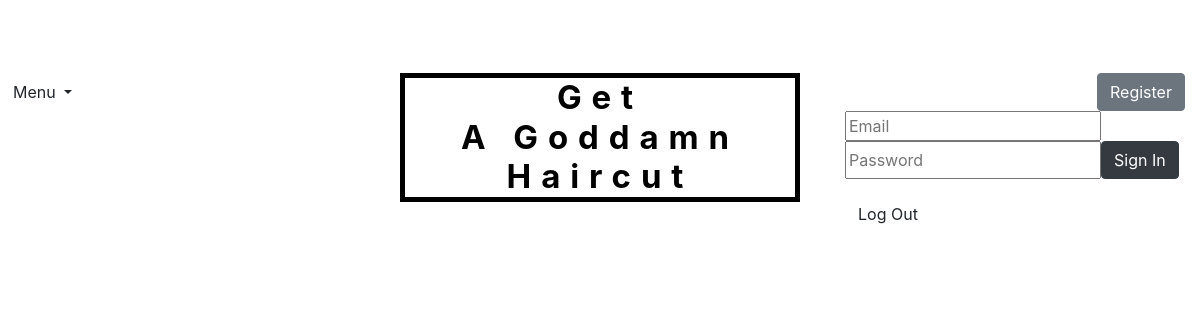
Before: /barbershops/ with the older database file.
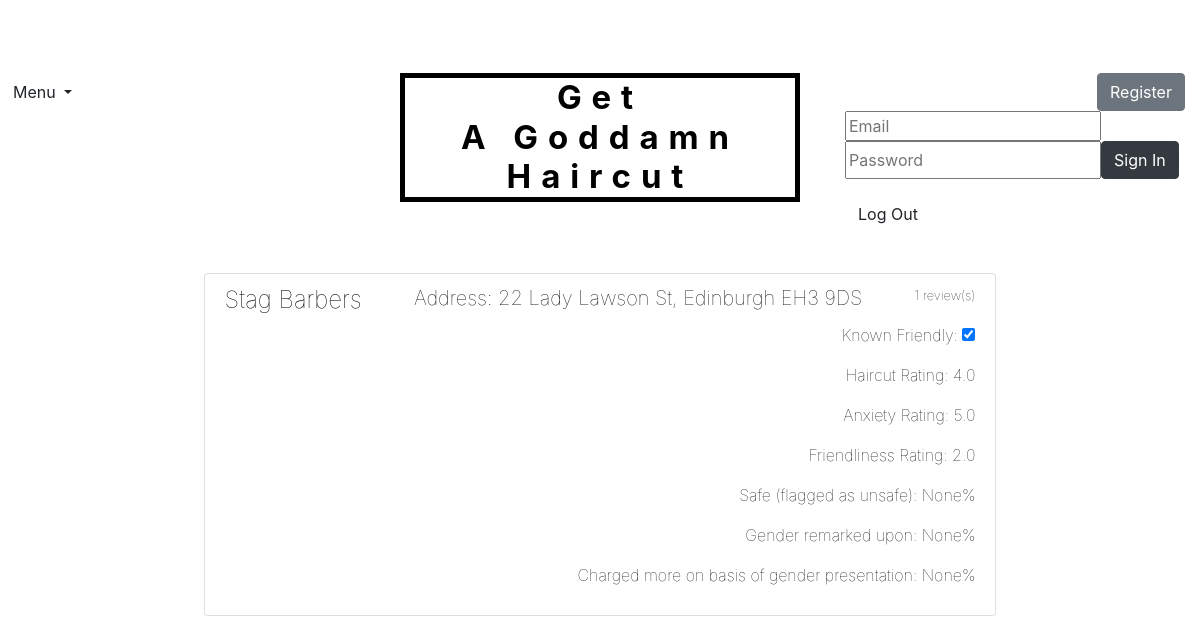
After: the same page with the newer database file.
### tables this page shows
CREATE TABLE "Barbershop" (
	"placeID"	TEXT NOT NULL UNIQUE,
	"name"	TEXT NOT NULL,
	"address"	TEXT NOT NULL UNIQUE,
	"type_id"	INTEGER,
	"known_friendly"	INTEGER,
	"inclusive_haircuts"	INTEGER,
	"strands_for_trans"	INTEGER,
	PRIMARY KEY("placeID")
);

### run.py (the view)
@app.route('/barbershops/')
def barbershops():
    barbershops = query_db(
        " SELECT b.placeid, b.NAME, b.address, b.known_friendly, Avg(r.haircut_rating) AS haircut_rating_average, Avg(r.anxiety_rating) AS anxiety_rating_average, Avg(r.friendliness_rating) AS friendliness_rating_average, (AVG(r.unsafe)*100) AS unsafe_average, (AVG(r.gender_remarks)*100) AS gender_remarks_average, (AVG(r.gender_charged)*100) AS gender_charged_average, Count(*) AS review_count FROM barbershop AS b INNER JOIN review AS r ON r.barbershop_id = b.placeid GROUP BY b.placeid ORDER BY unsafe_average ASC")
    return render_template('barbershops.html', barbershops=barbershops)

### run.py (called while the page is built)
def query_db(query, args=(), one=False):
    cur = get_db().execute(query, args)
    rv = cur.fetchall()
    cur.close()
    return (rv[0] if rv else None) if one else rv

def get_db():
    db = getattr(g, 'db', None)
    if db is None:
        db = sql.connect(db_location)
        g.db = db
        db.row_factory = sql.Row
    return db

@app.teardown_appcontext
def close_db_connection(exception):
    db = getattr(g, 'db', None)
    if db is not None:
        db.close()

### templates/barbershops.html (shortened to what this page needs)
﻿{% extends 'base.html' %}
{% block content %}
    <div class="list-group">
        {% for barbershop in barbershops %}
            <a href="#" class="list-group-item list-group-item-action flex-column align-items-start">
                <div class="d-flex w-100 justify-content-between">
                    <h4 class="reviewList">{{ barbershop['name'] }}</h4>
                    <h5 class="reviewList text">
                        Address: {{ barbershop['address'] }}
                    </h5>
                    <small class="reviewList text">{{ barbershop['review_count'] }} review(s)</small>
                </div>
                <div style="text-align:right">
                    <p class="reviewList text">
                        Known Friendly: <input type="checkbox" style="pointer-events: none"
                                               value="{{ barbershop['known_friendly'] }}" checked data-toggle="toggle"
                                               data-on="Yes" data-off="No" data-onstyle="success" data-offstyle="danger"
                                               name="known_friendly" readonly>
                    <p class="reviewList text">Haircut Rating: {{ barbershop['haircut_rating_average'] }}</p>
                    <p class="reviewList text">Anxiety Rating: {{ barbershop['anxiety_rating_average'] }}</p>
                    <p class="reviewList text">Friendliness Rating: {{ barbershop['friendliness_rating_average'] }}</p>
                    {% if barbershop['unsafe_average'] == None or barbershop['unsafe_average'] <= 0.33 %}
                        <p class="reviewList text">Safe (flagged as unsafe): {{ barbershop['unsafe_average'] }}%</p>
                    {% else %}
                        <p class="reviewList text" style="color:red">Unsafe (flagged as
                            unsafe): {{ barbershop['unsafe_average'] }}%</p>
                    {% endif %}
                    <p class="reviewList text">Gender remarked upon: {{ barbershop['gender_remarks_average'] }}%</p>
                    <p class="reviewList text">Charged more on basis of gender
                        presentation: {{ barbershop['gender_charged_average'] }}%</p>
                </div>
            </a>
        {% endfor %}
    </div>
{% endblock %}}

### templates/base.html (shortened to what this page needs)
﻿<!DOCTYPE html>
<html>
<head>
    <link href="https://stackpath.bootstrapcdn.com/bootstrap/4.4.1/css/bootstrap.min.css" rel="stylesheet" />
    <link href="https://maxcdn.bootstrapcdn.com/font-awesome/4.4.0/css/font-awesome.min.css" rel="stylesheet" />
    <link href="https://gitcdn.github.io/bootstrap-toggle/2.2.2/css/bootstrap-toggle.min.css" rel="stylesheet" />
    <link href="https://cdnjs.cloudflare.com/ajax/libs/bootstrap-datepicker/1.9.0/css/bootstrap-datepicker.min.css" rel="stylesheet" />
    <link href="{{url_for('static',filename='css/styles.css')}}" rel="stylesheet" />
    <link href="{{url_for('static',filename='css/map.css')}}" rel="stylesheet" />
</head>
<body>
    <div class="grid-container target">
        <div class="Header">
            <div class="Navigation" contenteditable="false">
                <div class="dropdown">
                    <button class="btn dropdown-toggle" type="button" id="dropdownMenuButton" data-toggle="dropdown" aria-haspopup="true" aria-expanded="false">
                        Menu
                    </button>
                </div>
            </div>
            <div class="Search">
                <div class="container" style="text-align:right">
                    <a href="/register/" class="btn btn-secondary" name="button" value="register">
                        Register
                    </a>
                </div>
                <form name="login_form" action="/login/" method="post">
                    <div class="form-row">
                        <input type="email" placeholder="Email" name="email">
                        <input type="password" placeholder="Password" name="password">
                        <button type="submit" class="btn btn-dark" name="button" value="login">
                            Sign In
                        </button>
                    </div>
                </form>
                 <form name="login_form" action="/logout/" method="post">
                                         <div class="form-row">
                  <button type="submit" class="btn" name="button" value="logout" action="/logout/">
                            Log Out
                        </button>
                                                                 </div>
                                     </form>
            </div>
            <div class="Title">
                <div class="panel panel-default" style=" text-align:center" ">
                    <div class="htitle">
                        <div class="titleBorder">
                            <a href="/" target="_self" style="text-decoration: none">
                                <span class="title">  Get <br>A Goddamn  <br>Haircut</span>
                            </a>
                        </div>
                    </div>
                </div>
            </div>
        </div>
        <div class="Content">
            <div class="container">
                {%block content%} {%endblock%}
            </div>
        </div>
    </div>
</body>
</html>

### static/css/styles.css (style rules this page uses)
﻿html, body, .grid-container { height: 100%; }
.grid-container { display: grid; grid-template-columns: 0.2fr 1fr 0.2fr; grid-template-rows: 0.05fr 0.25fr 1fr 0.05fr; grid-template-areas: "Top-Padding Top-Padding Top-Padding" "Header Header Header" "LPadding Content RPadding" "Footer Footer Footer"; grid-gap: 1.5em; }
.Content { grid-area: Content; }
.Header { display: grid; grid-template-columns: 0.7fr 1fr 0.7fr; grid-template-rows: 1fr; grid-template-areas: "Navigation Title Search"; grid-area: Header; }
.Navigation { grid-area: Navigation; }
.Title { grid-area: Title; }
.Search { grid-area: Search; }
.title { font-size: 33px; line-height: 1.2em; font-weight: bold; letter-spacing: 0.3em; color: black; text-decoration: none; }
.htitle { display: inline-block; width: 400px; }
.titleBorder { text-align: center; border-color: black; border-style: solid; border-width: 5px; width: 400px; margin: 0 auto; }
.reviewList { color: black; font-weight: lighter; }

### static/css/map.css (style rules this page uses)
html, body { height: 100%; margin: 0; padding: 0; }

Changed rows visible on the page:
added Barbershop: name "Stag Barbers", address "22 Lady Lawson St, Edinburgh EH3 9DS", review_count "1", haircut_rating_average "4.0", anxiety_rating_average "5.0", friendliness_rating_average "2.0", unsafe_average "None", gender_remarks_average "None", gender_charged_average "None"
